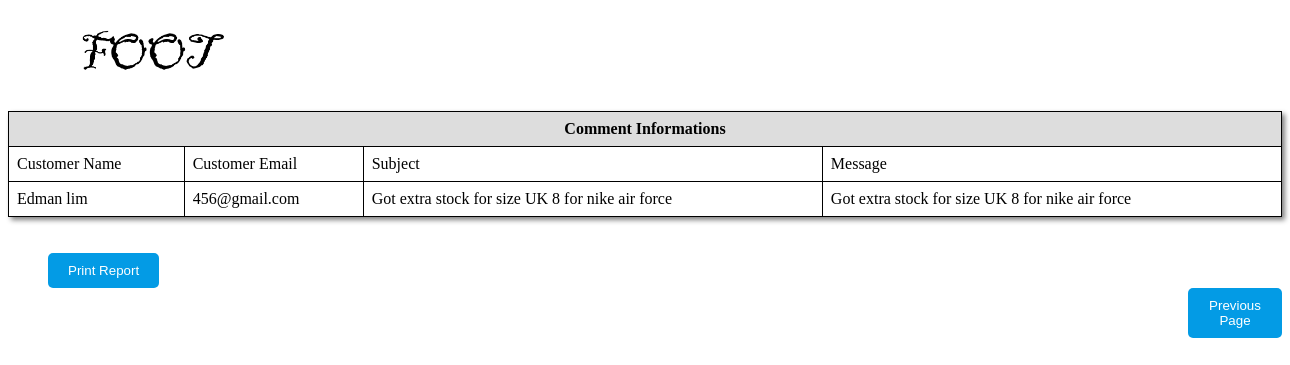
/reportcomment.php, run on the app's committed database.
### tables this page shows
CREATE TABLE `messages` (
  `id` int(11) NOT NULL,
  `name` varchar(255) NOT NULL,
  `email` varchar(255) NOT NULL,
  `subject` varchar(255) NOT NULL,
  `message` text NOT NULL
);

### reportcomment.php (the view, shortened to what this page needs)
<?php
    include 'conn.php';
    $id =$_GET['admin_id'];
?>
<!DOCTYPE html>
<html lang="en">
<head>
</head>
<body>
<?php
        $sql = "select * from messages";
        $result = mysqli_query($conn,$sql);
    ?>
      <div >
        <h1 style='margin-left: 70px; '><img class="logo" src="image/foot.png" alt="logo"></h1>
      </div>
      <div class="User_form">
        <table cellpadding="0px" cellspacing="0px"  rules="none" frame="border" style="box-shadow: 3px 3px 5px grey">
            <tr>
            <th colspan="10" style="text-align: center;">
                Comment Informations
                </th>
            </tr>
            <tr >
          <td>Customer Name</td>
          <td>Customer Email</td>
          <td>Subject</td>
          <td>Message</td>
            </tr>
         <?php
         while($row = mysqli_fetch_array($result))
        {
         ?>
            <tr>
            <td><?php echo $row["name"]; ?></td>
          <td><?php echo $row["email"];	?></td>
          <td><?php echo $row["subject"];	?></td>
          <td><?php echo $row["message"];?></td>
            </tr>
            <?php
        }
        ?>
        </table>
        <br><br>
        <button id="print" onclick="window.print();" style='margin-left: 40px'>Print Report</button>
        <a href="managecomment.php?admin_id=<?php echo $id ?>"><button id="backbtn" name="backbtn" style='margin-left: 1180px'>Previous Page </button></a>
</div>
</body>
</html>

### reportcomment.php (style rules this page uses)
table { border-collapse: collapse; width: 100%; }
th, td { border: 1px solid black; padding: 8px; text-align: left; flex-wrap: wrap; justify-content: center; align-items: center; }
th { background-color: #ddd; }
#print { margin-left: 150px; background-color: #039be5; color: #fff; padding: 10px 20px; border: none; border-radius: 5px; cursor: pointer; }
#backbtn { background-color: #039be5; color: #fff; padding: 10px 20px; border: none; border-radius: 5px; cursor: pointer; }
.logo { width:150px; margin: 0; height:60px; padding: 0; }

### data on the page
messages: name "Edman lim", email "456@gmail.com", subject "Got extra stock for size UK 8 for nike air force", message "Got extra stock for size UK 8 for nike air force"
